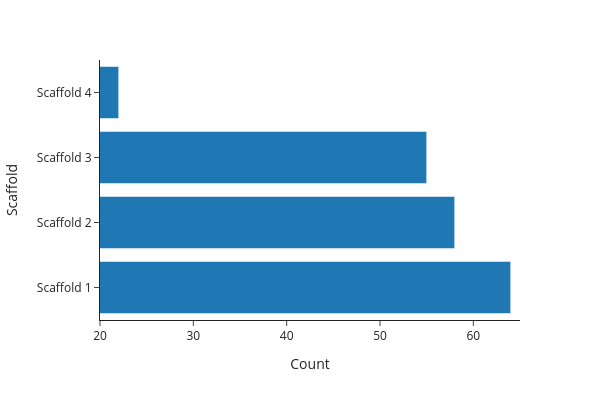

Write notebook code for a chart like this one.
### Code cell
fig = px.bar(count_df, x='Count', y='Scaffold', template='simple_white', height=400, width=600)
fig.update_xaxes(range=[20,65])
fig.show()
fig.write_image(figures / "20250123_count_scaffolds_sideways_bar.svg")

### Figure 1 — Plotly figure (JSON) as saved in the notebook; plotly's stock layout.template omitted (floating-point values rounded to 4 significant figures)
{"data": [{"hovertemplate": "Count=%{x}<br>Scaffold=%{y}<extra></extra>", "legendgroup": "", "marker": {"color": "#1F77B4", "pattern": {"shape": ""}}, "name": "", "orientation": "h", "showlegend": false, "textposition": "auto", "type": "bar", "x": [64, 58, 55, 22], "xaxis": "x", "y": ["Scaffold 1", "Scaffold 2", "Scaffold 3", "Scaffold 4"], "yaxis": "y"}], "layout": {"barmode": "relative", "height": 400, "legend": {"tracegroupgap": 0}, "margin": {"t": 60}, "width": 600, "xaxis": {"anchor": "y", "domain": [0, 1], "range": [20, 65], "title": {"text": "Count"}}, "yaxis": {"anchor": "x", "domain": [0, 1], "title": {"text": "Scaffold"}}}}
